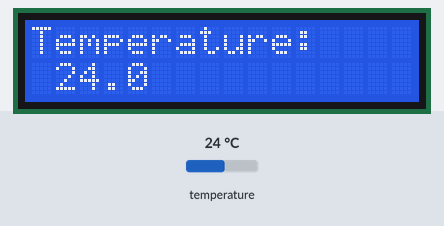
This sketch was run on a simulated Arduino Uno, built with avr-gcc and run on an emulated ATmega328P. Shown: 16×2 character LCD. Inputs (shaded band) come from the test bench; at power-on: temperature 24 °C. What the sketch prints to the serial monitor is not drawn.

Above: at 6.5 s.
6.6 s: temperature set to 7 °C
At 12.9 s:
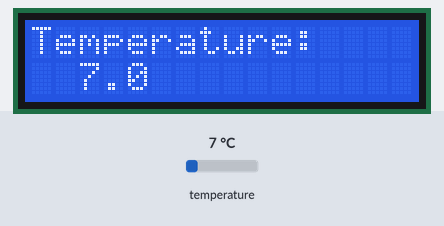
13.2 s: temperature set to 12 °C
At 18.0 s:
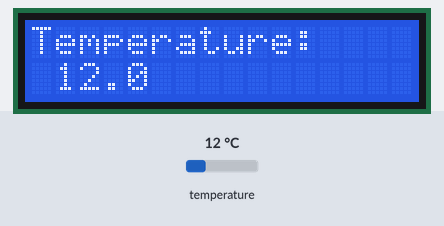
19.4 s: temperature set to 19 °C
At 24.1 s:
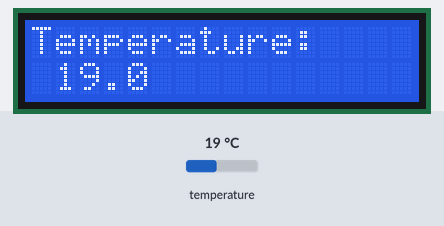
Timing chart, 0 to 25.6 s (numbered marks = the images above; inputs shaded):
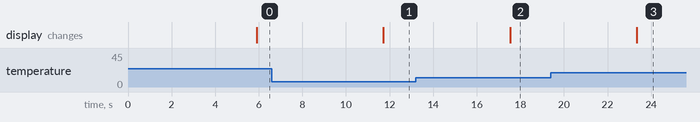

The sketch:

Digital_thermo_LCD.ino
```cpp
#include <OneWire.h>
#include <LiquidCrystal.h>

OneWire  ds(6);  // on pin 10 (a 4.7K resistor is necessary)
LiquidCrystal lcd(7, 8, 9, 10, 11, 12);


struct DsROM {
  byte ROMCode[8];
};

struct DsScratchpad {
  float temperature;
  byte highT;
  byte lowT;
  byte conf;
};

int activeSensors = 0;
struct DsROM SensorROMCode[10]; // limited to 10 sensors

char *ftostr(float inValue,int precision) {
    char *buffer = (char*)malloc(10);
    dtostrf(inValue,4+precision,precision,buffer);
    return buffer;
}

void discoverSensors()
{
  byte addrbuffer[8];
  int sensorCount = 0;
  while(ds.search(addrbuffer)) {

    if (OneWire::crc8(addrbuffer, 7) != addrbuffer[7]) {
      Serial.println("CRC is not valid!");
      continue;
    }

    for(int i=0;i<8;i++) {
      SensorROMCode[sensorCount].ROMCode[i] = addrbuffer[i];
    }
    activeSensors++;
    sensorCount++;
  }
}

void writeScratchpad(struct DsROM addr, int highT, int lowT, byte cfg) {
  if (!ds.reset()) return;
  ds.select(addr.ROMCode);
  ds.write(0x4E);
  ds.write((byte)(highT & 0xFF));
  ds.write((byte)(lowT & 0xFF));
  ds.write(cfg);
}

void copyScratchpad(struct DsROM addr)
{
  if (!ds.reset()) return;
  ds.select(addr.ROMCode);
  ds.write(0x48, 1);
  delay(25);
  ds.depower();
}


void convertT(struct DsROM addr)
{
  if (!ds.reset()) return;
  ds.select(addr.ROMCode);
  ds.write(0x44, 1);
  delay(800);
  ds.depower();
}

boolean readScratchpad(struct DsROM addr, struct DsScratchpad &outMemory) {
  byte databuffer[9];

  if (!ds.reset()) return false;
  ds.select(addr.ROMCode);
  ds.write(0xBE);         // Read Scratchpad

  for (int i = 0; i < 9; i++) {           // we need 9 bytes
    databuffer[i] = ds.read();
  }
  if (OneWire::crc8(databuffer, 8) != databuffer[8]) {
    Serial.println("CRC is not valid!");
    return false;
  }


  // Convert the data to actual temperature
  // because the result is a 16 bit signed integer, it should
  // be stored to an "int16_t" type, which is always 16 bits
  // even when compiled on a 32 bit processor.
  int16_t raw = (databuffer[1] << 8) | databuffer[0];

  byte cfg = (databuffer[4] & 0x60);
  // at lower res, the low bits are undefined, so let's zero them
  if (cfg == 0x00) raw = raw & ~7;  // 9 bit resolution, 93.75 ms
  else if (cfg == 0x20) raw = raw & ~3; // 10 bit res, 187.5 ms
  else if (cfg == 0x40) raw = raw & ~1; // 11 bit res, 375 ms
  //// default is 12 bit resolution, 750 ms conversion time

  outMemory.temperature=(float)raw / 16.0;
  outMemory.conf=databuffer[4];
  outMemory.highT=databuffer[2];
  outMemory.lowT=databuffer[3];
  return true;
}


void setup(void) {
  lcd.begin(16, 2);
  Serial.begin(9600);
  Serial.print("ready...");
  delay(5000);
  Serial.println("GO!");
  discoverSensors();
}

void loop(void) {

  for(int i=0;i<activeSensors;i++) {
    convertT(SensorROMCode[i]);

    struct DsScratchpad memory;
    if(!readScratchpad(SensorROMCode[i], memory)) {
      Serial.println("Error reading memory");
      continue;
    }
    Serial.print("T = ");
    Serial.print(ftostr(memory.temperature,5));
    Serial.print(" config = ");
    Serial.print(memory.conf & 0x60, BIN);
    Serial.print(" High = ");
    Serial.print((char)memory.highT,DEC);
    Serial.print(" Low = ");
    Serial.print((char)memory.lowT,DEC);
    Serial.println();

  lcd.clear();
  lcd.setCursor(0, 0);
  lcd.print("Temperature: ");
  lcd.setCursor(0, 1);
  lcd.print(ftostr(memory.temperature,1));
  }
  delay(5000);
  runOnce();
}

void runOnce() {
  static boolean shouldRun = false;
  if (!shouldRun) return;
  int lowT = -1;
  int highT = 26;
  byte cfg = 0x60;
  writeScratchpad(SensorROMCode[0], highT , lowT , cfg);
  struct DsScratchpad memory;
    if(!readScratchpad(SensorROMCode[0], memory)) {
      Serial.println("runOnce: Error reading memory");
      return;
    }

    if(memory.lowT != (lowT & 0xFF) || memory.highT != (highT & 0xFF) || (memory.conf & 0x60) != cfg) {
      Serial.println("runOnce: Scratchpad do not contain intended values");
      return;
    }
    copyScratchpad(SensorROMCode[0]);
    Serial.println("runOnce completed");
  shouldRun=false;
}
```

Measured:
- after the input at 6.6 s, the display: changes after 5.1 s (image 1)
- after the input at 13.2 s, the display: changes after 4.3 s (image 2)
- after the input at 19.4 s, the display: changes after 3.9 s (image 3)
